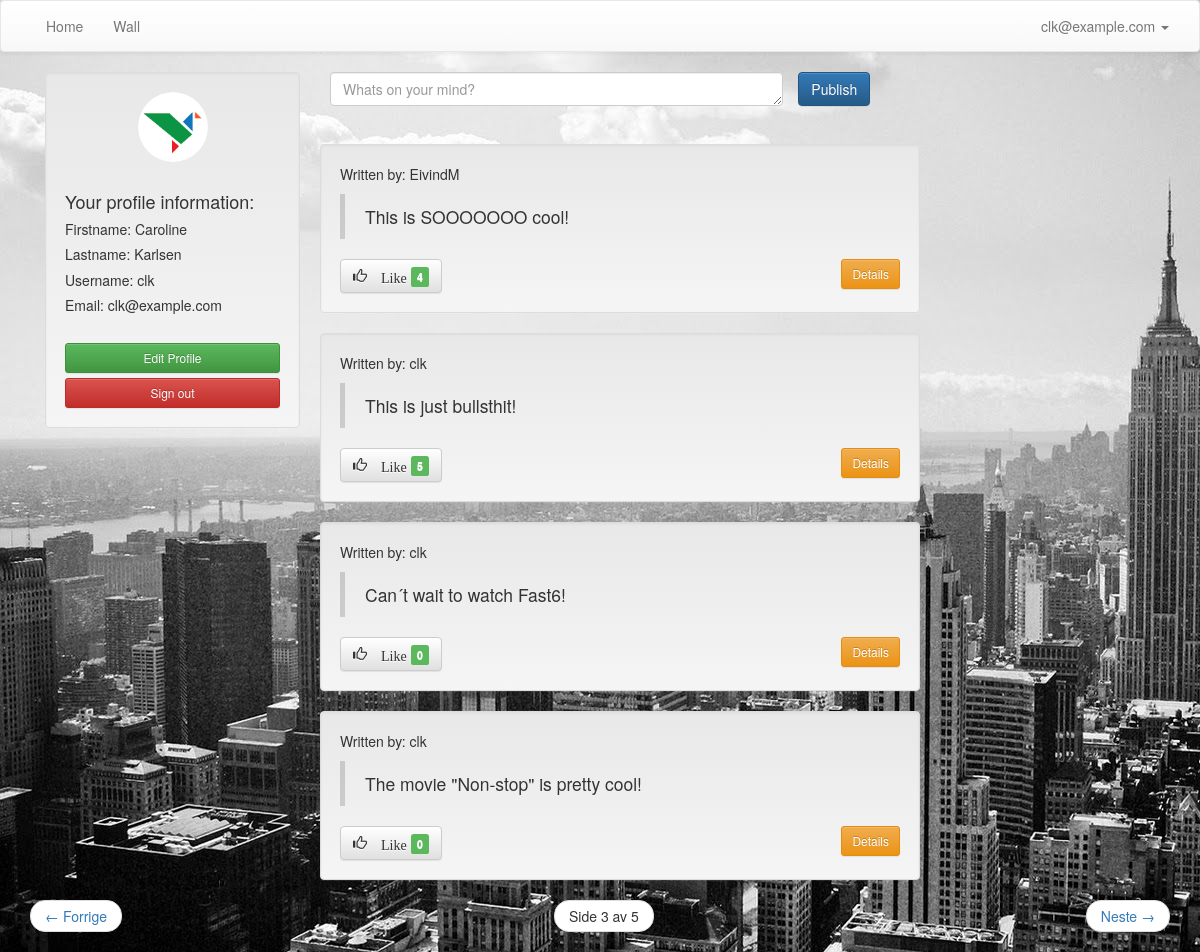
The page /kvittr_messages/?page=3 (signed in) on the database its author committed.
### kvittr_messages/models.py (models this page shows, shortened)
class Message(models.Model):
	message = models.TextField()
	created_by = models.ForeignKey(User, related_name="created_message")
	created_datetime = models.DateTimeField()
	likes = models.PositiveIntegerField(default=0)
	class Meta:
		ordering = ['-id']

### kvittr_messages/views.py (the view)
def message_listing(request):
	new_post = request.POST.get('new_post')
	if new_post:
		post = Message()
		post.message = new_post
		post.created_datetime = timezone.now()
		post.created_by = request.user
		post.save()
	messages = Message.objects.all()
	page_number = request.GET.get('page')
	paginator = Paginator(messages, 4)
	try:
		messages = paginator.page(page_number)
	except PageNotAnInteger:
		messages = paginator.page(1)
	except EmptyPage:
		messages = paginator.page(paginator.num_pages)
	context = {'messages': messages}
	return render(request, 'kvittr_messages/message_listing.html', context)

### kvittr_messages/templates/kvittr_messages/message_listing.html (shortened to what this page needs)
{% extends 'theme/base.html' %}
{% load staticfiles %}
{% block extra_head %}
        <link rel="stylesheet" href="{% static "kvittr_messages/css/style.css" %}">
{% endblock extra_head %}
{% block pagecontent %}
    {% if user.is_authenticated %}
    <div class="col-md-3">
        <div class="well">
            <img src="{% static "kvittr_messages/images/bird.png" %}" class="img-circle profile_pic center-block" alt="Bird">
            <br>
            <h4>Your profile information:</h4>
            <h5>Firstname: {{ user.first_name }}</h5>
            <h5>Lastname: {{ user.last_name }}</h5>
            <h5>Username: {{ user.username }}</h5>
            <h5>Email: {{ user.email }}</h5>
            <br>
             <a href="{% url 'user_profile' %}" class="btn btn-block btn-sm btn-success text-center">Edit Profile</a>
            <a href="{% url 'user_logout' %}" class="btn btn-block btn-sm btn-danger center-block text-center">Sign out</a>
        </div>
    </div>
    <div class="row wall">
        <div class="col-md-13">
            <form class="form-horizontal" method="POST">
                <div class="form-group">
                    <div class="col-sm-10">
                       <textarea class="form-control" rows="1" name="new_post" required placeholder="Whats on your mind?"></textarea>
                    </div>
                    <button type="submit" class="btn btn-primary ">Publish</button>
                </div>
            </form>
        </div>
    </div>
    {% else %}
        <div class="container">
            <div class="page-header">
                <h1 class="text-center">Kvittr Wall <small>- register to write your own messages and to like others! </small></h1>
            </div>
        </div>
    {% endif %}
       <ul>
        {% for message in messages %}
            <li class="well" style="list-style:none; width: 600px; margin-left: auto; margin-right: auto;">
                <p>Written by: {{ message.created_by }} </p>
                <blockquote>{{ message.message }}</blockquote>
        {% if user.is_authenticated %}
                <button type="button" class="add-likes-link btn btn-default" aria-label="Like" data-messageid="{{ message.id }}">
                  <span class="glyphicon glyphicon-thumbs-up" aria-hidden="true"> Like </span>
                  {% endif %}
                  <span class="label label-success label-as-badge" id="id-likes-for-message-{{ message.id }}"> {{ message.likes }}</span>
                </button>
                <a href="{% url 'message_details' message.id %}" class="btn btn-sm btn-warning pull-right">Details</a>
            </li>
        {% endfor %}
        </ul>
    <nav>
        <ul class="pager">
            {% if messages.has_previous %}
                <li class="previous">
                    <a href="?page={{ messages.previous_page_number }}">
                    <span aria-hidden="true"> &larr; </span> Forrige
                    </a>
                </li>
            {% endif %}
                <li>
                    <span class="current">
                        Side {{ messages.number }} av {{ messages.paginator.num_pages }}
                    </span>
                </li>
            {% if messages.has_next %}
                <li class="next">
                    <a href="?page={{ messages.next_page_number }}">
                        Neste <span aria-hidden="true"> &rarr; </span>
                    </a>
                </li>
            {% endif %}
        </ul>
    </nav>
{% endblock %}

### theme/templates/theme/base.html (shortened to what this page needs)
{% extends 'theme/site_base.html' %}
{% block body %}
    <nav class="navbar navbar-default" role="navigation">
      <div class="container-fluid">
        <div class="collapse navbar-collapse" id="bs-example-navbar-collapse-1">
          <ul class="nav navbar-nav">
            <li>
                <a href="{% url 'frontpage' %}">Home</a>
            </li>
            <li>
                <a href="{% url 'message_listing' %}">Wall</a>
            </li>
          </ul>
          <ul class="nav navbar-nav navbar-right">
          {% if user.is_anonymous %}
                <li class="dropdown">
                  <a href="#" class="dropdown-toggle" data-toggle="dropdown">
                    <span class="glyphicon glyphicon-user" aria-hidden="true"></span>
                    <span class="caret"></span></a>
                  <ul class="dropdown-menu" role="menu">
                    <li><a href="{% url 'user_login' %}">Sign in</a></li>
                    <li><a href="{% url 'user_register' %}">Register</a></li>
                  </ul>
                </li>
          {% else %}
                <li class="dropdown">
                  <a href="#" class="dropdown-toggle" data-toggle="dropdown">{{ user.email }} <span class="caret"></span></a>
                </li>
          {% endif %}
          </ul>
        </div>
      </div>
    </nav>
    <div class="container">
        {% block pagecontent %}
        {% endblock %}
    </div>
{% endblock body %}

### kvittr_messages/static/kvittr_messages/css/style.css (style rules this page uses)
body { background-image: url("/static/kvittr_messages/images/background.jpg"); background-repeat:no-repeat; }
.wall { margin-bottom:-28%; width: 550px; height: auto; margin-left: auto; margin-right: auto; }
.profile_pic { width: 70px; height: 70px; }

### rows shown on the page
Message: created_by "EivindM", message "This is SOOOOOOO cool!", likes "4"
Message: created_by "clk", message "This is just bullsthit!", likes "5"
Message: created_by "clk", message "Can´t wait to watch Fast6!", likes "0"
Message: created_by "clk", message "The movie \"Non-stop\" is pretty cool!", likes "0"

### other values the page prints
{{ user.email }} "clk@example.com"
{{ user.first_name }} "Caroline"
{{ user.last_name }} "Karlsen"
{{ user.username }} "clk"
{{ messages.number }} "3"
{{ messages.paginator.num_pages }} "5"
